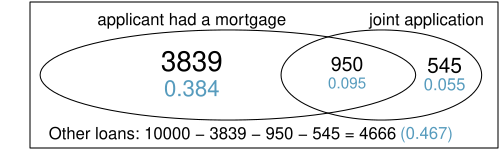

Here is the R script that generated this plot:
library(openintro)

d <- loans_full_schema
table(d[,c("application_type", "homeownership")])
table(d[,c("application_type")])
table(d[,c("homeownership")])

myPDF('loans_app_type_home_venn.pdf', 5, 1.5,
      mar = c(0.1, 1.5, 0.1, 0.1))
plot(c(-0.2, 2.2),
     c(0, 1),
     type = 'n',
     ylab = "",
     axes = FALSE)
box()

z <- seq(0, 2 * pi, len = 99)
x1 <- cos(z) * 1.04 + 0.8
y1 <- sin(z) / 3 + 0.5
lines(c(x1, x1[1]), c(y1, y1[1]))

x2 <- cos(z) / 1.8 + 1.65
y2 <- sin(z) / 3 + 0.5
lines(c(x2, x2[1]),c(y2, y2[1]))

text(0.6, 0.9, 'applicant had a mortgage')
text(1.9, 0.9, 'joint application')
text(c(0.6, 1.46, 2),
     c(0.6, 0.58, 0.57),
     c(3839, 950, 545),
     cex = c(1.7, 1.2, 1.25))
text(c(0.6, 1.46, 2),
     c(0.4, 0.44, 0.43),
     format(c('0.384', '0.095', '0.055')),
     cex = c(1.3, 0.95, 1),
     col = COL[1])
text(0.77, 0.07, 'Other loans: 10000 - 3839 - 950 - 545 = 4666')
text(1.9, 0.06, '(0.467)', col = COL[1])

dev.off()
# table(email[,c("joint application", "number")])
